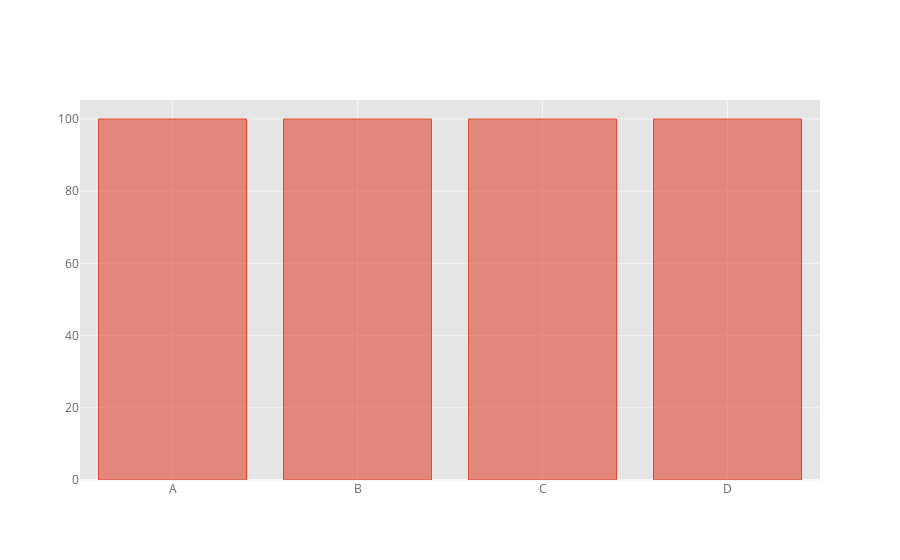

Notebook code for this chart:
### Code cell
df.count().iplot(kind='bar', theme='ggplot')

### Figure 1 — Plotly figure (JSON) as saved in the notebook; plotly's stock layout.template omitted (floating-point values rounded to 4 significant figures)
{"data": [{"marker": {"color": "rgba(226, 74, 51, 0.6)", "line": {"color": "rgba(226, 74, 51, 1.0)", "width": 1}}, "name": "None", "orientation": "v", "text": "", "type": "bar", "x": ["A", "B", "C", "D"], "y": [100, 100, 100, 100]}], "layout": {"legend": {"bgcolor": "#FFFFFF", "font": {"color": "#666666"}}, "paper_bgcolor": "#FFFFFF", "plot_bgcolor": "#E5E5E5", "title": {"font": {"color": "#151516"}}, "xaxis": {"gridcolor": "#F6F6F6", "showgrid": true, "tickfont": {"color": "#666666"}, "title": {"font": {"color": "#666666"}, "text": ""}, "zerolinecolor": "#F6F6F6"}, "yaxis": {"gridcolor": "#F6F6F6", "showgrid": true, "tickfont": {"color": "#666666"}, "title": {"font": {"color": "#666666"}, "text": ""}, "zerolinecolor": "#F6F6F6"}}}
